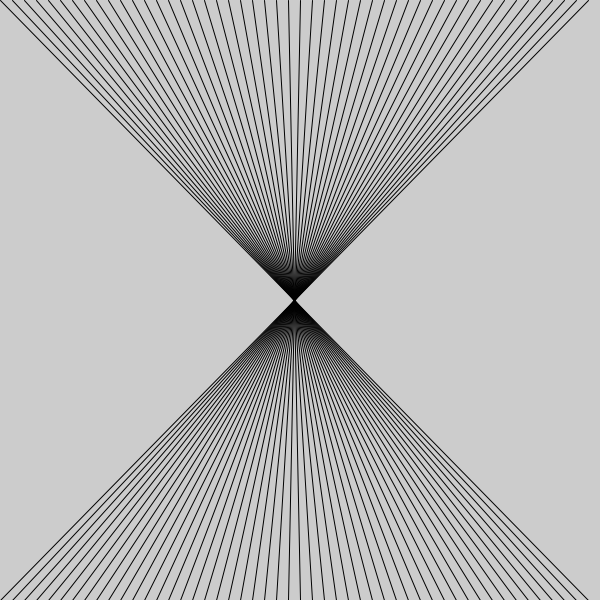
Frame 1 (no input)
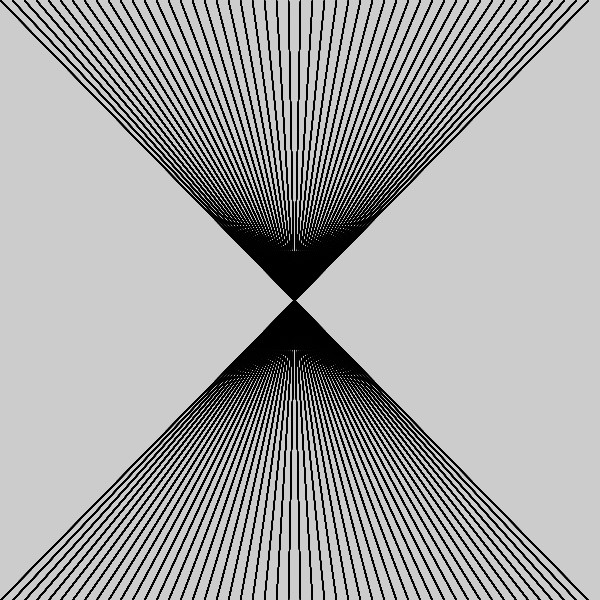
Frame 60 (the mouse pressed at the canvas centre just before this capture)
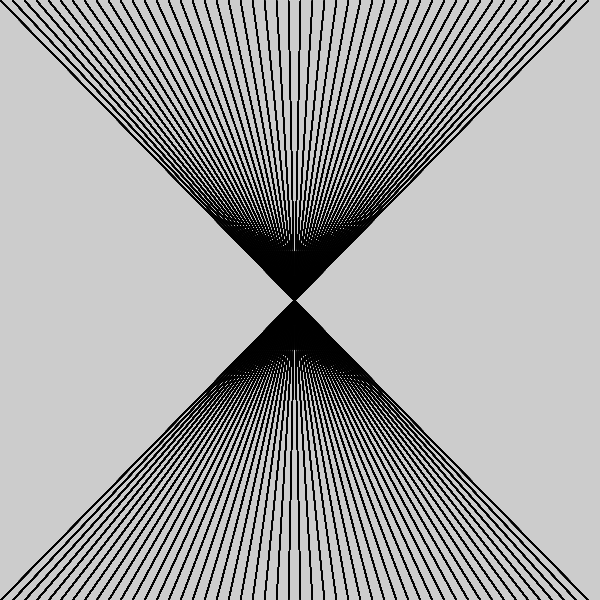
Frame 120 (the mouse held since frame 60 and released just before this capture)

The Processing sketch that drew these frames (run headless with seeded random() and noise(); from frame 60 on, the mouse is pressed at the canvas centre):

// Processing sketch: exercise_9
// ── exercise_9.pde
void settings() {
  size(600, 600);
}

float arrayX[] = new float[50];


void setup() {
  for (int i = 0; i<600; i+=12) {
    arrayX[i/12] = i;
  }
}

void draw() {
  for (int j = 0; j<50; j++) {
      line(arrayX[j], 0, arrayX[49-j], 600);
  }
}
